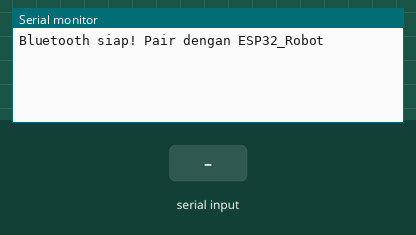
This sketch was run on a simulated ESP32. Shown: the last lines printed to the serial monitor. The inputs (shaded band) are chosen by the test bench. Nothing arrives over Bluetooth unless stated.

Above: at 1.2 s.
1.3 s: "F" received over the second serial link
At 2.5 s:
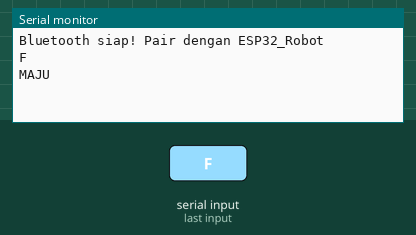
2.8 s: "B" received over the second serial link
At 3.7 s:
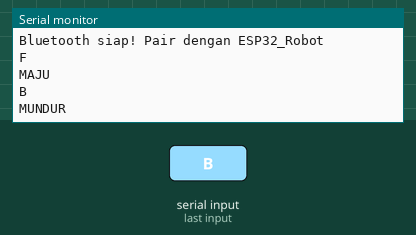
4.3 s: "1" received over the second serial link
At 4.8 s:
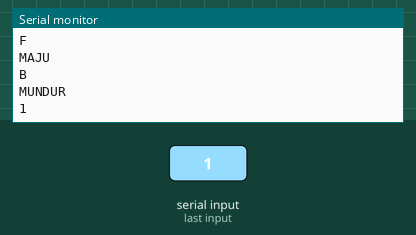

Measured:
- after the input at 1.3 s, the serial monitor: prints a new line at once (image 1)
- after the input at 2.8 s, the serial monitor: prints a new line at once (image 2)
- after the input at 4.3 s, the serial monitor: prints a new line at once (image 3)

The sketch:

ESp32_ClassicBluetooth.ino
```cpp
#include "BluetoothSerial.h"

BluetoothSerial SerialBT;

void setup() {
  Serial.begin(115200);
  SerialBT.begin("ESP32_Robot"); // Nama Bluetooth yang akan muncul di HP
  Serial.println("Bluetooth siap! Pair dengan ESP32_Robot");
}

void loop() {
  if (SerialBT.available()) {
    char data = SerialBT.read();
    Serial.println(data); // Tampilkan di serial monitor

    // Contoh kontrol sederhana
    if (data == 'F') Serial.println("MAJU");
    if (data == 'B') Serial.println("MUNDUR");
  }
}
```
